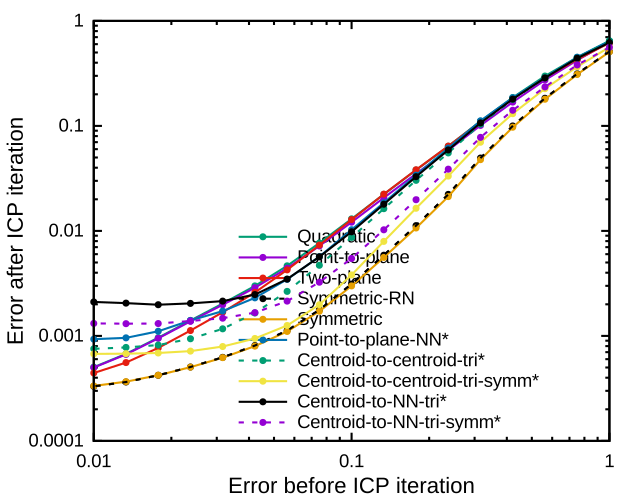

Generate this figure with gnuplot:
set term pdf lw 3 size 6.4,5.0 font "Helvetica,20"
set out "icpconvergence_bun3_bun2_ncf.pdf"
set style data linespoints
set log
set key bottom right reverse Left nobox
set xlabel "Error before ICP iteration" offset 0,0.3 font "Helvetica,24"
set ylabel "Error after ICP iteration" offset 1.3,0 font "Helvetica,24"
set format "%g"
plot \
 "bun3_bun2_5_1000.txt"   lc 2      pt 7 ps 0.6 title "Quadratic", \
 "bun3_bun2_1_1000.txt"   lc 1      pt 7 ps 0.6 title "Point-to-plane", \
 "bun3_bun2_3_1000.txt"   lc 7      pt 7 ps 0.6 title "Two-plane", \
 "bun3_bun2_4_1000.txt"   lc 8 dt 2 pt 7 ps 0.6 title "Symmetric-RN", \
 "bun3_bun2_2_1000.txt"   lc 4      pt 7 ps 0.6 title "Symmetric", \
 "bun3_bun2_4_1000.txt"  with lines lc 8 dt 2 notitle, \
 "bun3_bun2_9_30.txt"   lc 6      pt 7 ps 0.6 title "Point-to-plane-NN*", \
 "bun3_bun2_11_100.txt" lc 2 dt 2 pt 7 ps 0.6 title "Centroid-to-centroid-tri*", \
 "bun3_bun2_12_1000.txt" lc 5      pt 7 ps 0.6 title "Centroid-to-centroid-tri-symm*", \
 "bun3_bun2_15_50.txt" lc 8      pt 7 ps 0.6 title "Centroid-to-NN-tri*", \
 "bun3_bun2_16_50.txt" lc 1 dt 2 pt 7 ps 0.6 title "Centroid-to-NN-tri-symm*"
